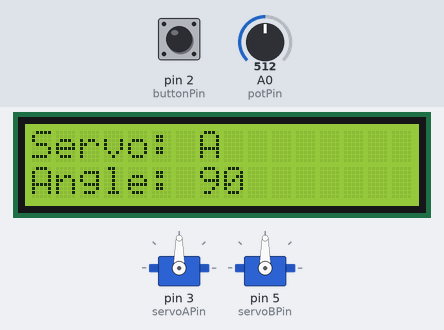
Recording of a sketch running on a simulated Arduino Uno, built with avr-gcc and run on an emulated ATmega328P. Parts: 2 × servo, 16×2 character LCD. The inputs (shaded band) are chosen by the test bench; at power-on: pin 2 (buttonPin) LOW, A0 (potPin) = 512.

Above: at 2.2 s.
2.3 s: pin 2 (buttonPin) pulled HIGH for 0.15 s
At 2.8 s:
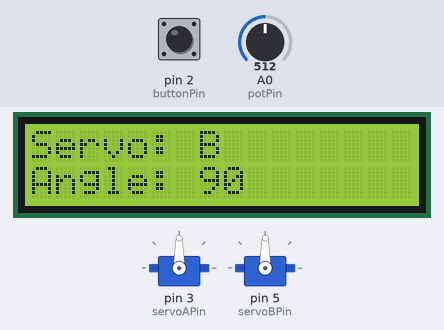
4.0 s: A0 (potPin) set to 716
At 4.6 s:
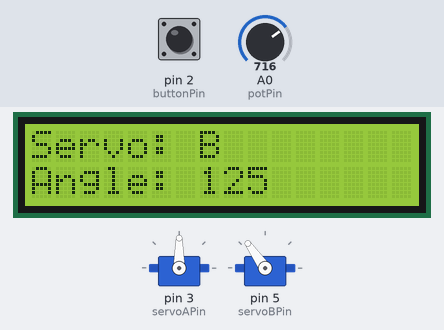
5.5 s: A0 (potPin) set to 900
At 6.3 s:
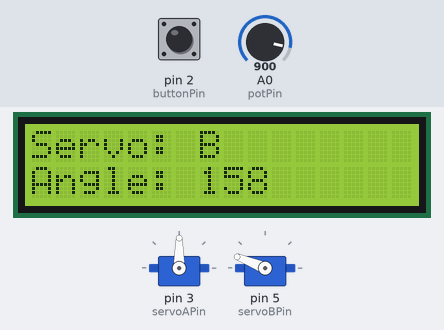
7.0 s: pin 2 (buttonPin) pulled HIGH for 1 s
At 8.4 s:
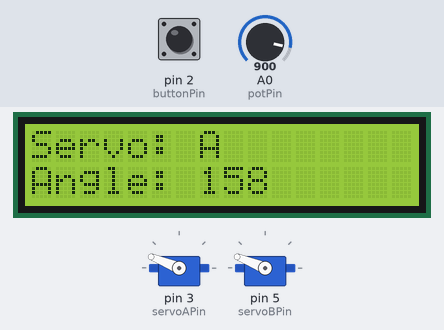
9.5 s: A0 (potPin) set to 1023
At 10.5 s:
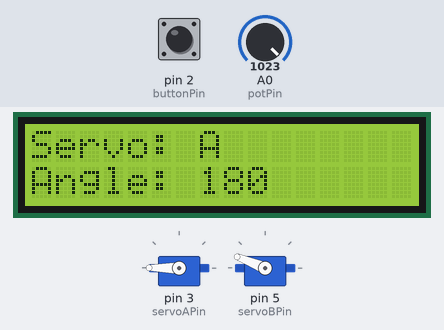
11.0 s: pin 2 (buttonPin) pulled HIGH for 0.15 s
At 12.5 s:
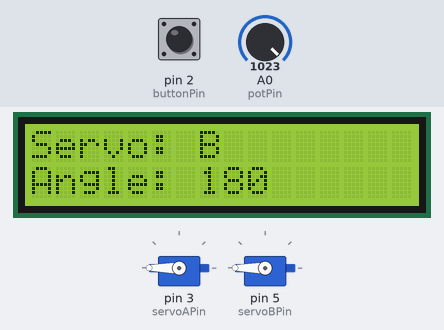
Timing chart, 0 to 13.7 s (numbered marks = the images above; inputs shaded):
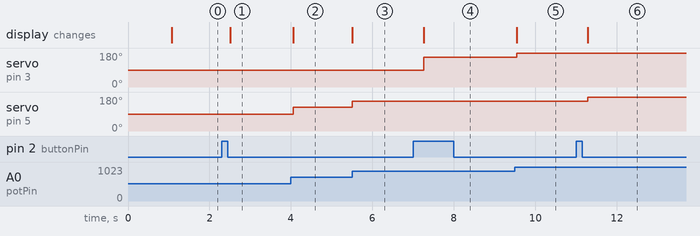

The sketch:

part_c_code.ino
```cpp
// Modified Arduino code for Part C: Servo Control System

#include <Servo.h>
#include <LiquidCrystal.h>

// Servo objects
Servo servoA;
Servo servoB;

// Pin assignments
const int potPin = A0;
const int buttonPin = 2;
const int servoAPin = 3;
const int servoBPin = 5;

// LCD pins: RS, E, D4, D5, D6, D7
LiquidCrystal lcd(7, 8, 9, 10, 11, 12);

// Variables for state tracking
bool controlServoA = true;
int previousButtonState = LOW;

void setup() {
  servoA.attach(servoAPin);
  servoB.attach(servoBPin);

  pinMode(buttonPin, INPUT);

  lcd.begin(16, 2);
  lcd.print("Initializing...");
  delay(1000);
  lcd.clear();
}

void loop() {
  int currentButtonState = digitalRead(buttonPin);

  // Check for button press to toggle servos
  if (currentButtonState == HIGH && previousButtonState == LOW) {
    controlServoA = !controlServoA;
    delay(200); // Debounce delay
  }
  previousButtonState = currentButtonState;

  // Read potentiometer value and map it to servo angle
  int potValue = analogRead(potPin);
  int angle = map(potValue, 0, 1023, 0, 180);

  // Move the selected servo
  if (controlServoA) {
    servoA.write(angle);
  } else {
    servoB.write(angle);
  }

  // Update LCD display
  lcd.setCursor(0, 0);
  lcd.print("Servo: ");
  lcd.print(controlServoA ? "A " : "B ");

  lcd.setCursor(0, 1);
  lcd.print("Angle: ");
  lcd.print(angle);
  lcd.print("   "); // Clear trailing characters

  delay(100); // Short delay for display stability
}
```

Measured:
- after the input at 2.3 s, the display: changes after 0.21 s (image 1)
- after the input at 4.0 s, servo on pin 5 (servoBPin): 90° → 125° after 0.06 s; the display: changes after 0.06 s (image 2)
- after the input at 5.5 s, servo on pin 5 (servoBPin): 125° → 158° at once; the display: changes at once (image 3)
- after the input at 7.0 s, servo on pin 3 (servoAPin): 90° → 158° after 0.26 s; the display: changes after 0.26 s (image 4)
- after the input at 9.5 s, servo on pin 3 (servoAPin): 158° → 180° at once; the display: changes at once (image 5)
- after the input at 11.0 s, servo on pin 5 (servoBPin): 158° → 180° after 0.29 s; the display: changes after 0.29 s (image 6)
